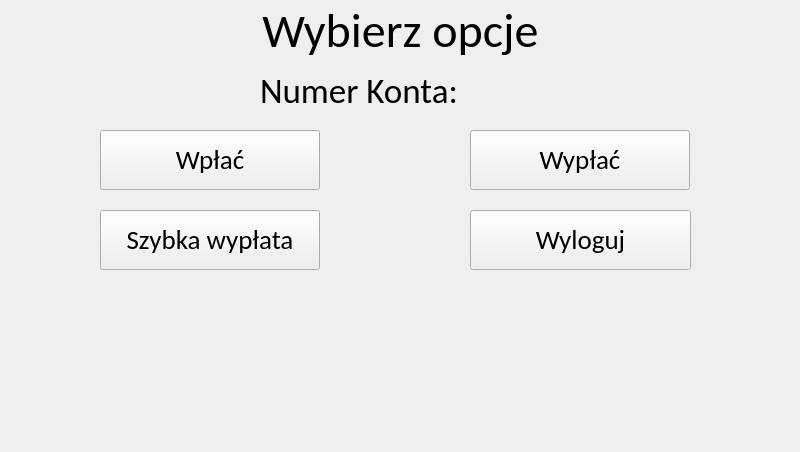
<?xml version="1.0" encoding="UTF-8"?>
<ui version="4.0">
 <class>BankomatWindow</class>
 <widget class="QWidget" name="BankomatWindow">
  <property name="geometry">
   <rect>
    <x>0</x>
    <y>0</y>
    <width>800</width>
    <height>452</height>
   </rect>
  </property>
  <property name="minimumSize">
   <size>
    <width>800</width>
    <height>452</height>
   </size>
  </property>
  <property name="maximumSize">
   <size>
    <width>800</width>
    <height>452</height>
   </size>
  </property>
  <property name="windowTitle">
   <string>Bankomat</string>
  </property>
  <widget class="QPushButton" name="DepositButton">
   <property name="geometry">
    <rect>
     <x>100</x>
     <y>130</y>
     <width>220</width>
     <height>60</height>
    </rect>
   </property>
   <property name="font">
    <font>
     <family>Calibri</family>
     <pointsize>20</pointsize>
    </font>
   </property>
   <property name="text">
    <string>Wpłać</string>
   </property>
  </widget>
  <widget class="QPushButton" name="WithdrawButton">
   <property name="geometry">
    <rect>
     <x>470</x>
     <y>130</y>
     <width>220</width>
     <height>60</height>
    </rect>
   </property>
   <property name="font">
    <font>
     <family>Calibri</family>
     <pointsize>20</pointsize>
    </font>
   </property>
   <property name="text">
    <string>Wypłać</string>
   </property>
  </widget>
  <widget class="QPushButton" name="QuickCashButton">
   <property name="geometry">
    <rect>
     <x>100</x>
     <y>210</y>
     <width>220</width>
     <height>60</height>
    </rect>
   </property>
   <property name="font">
    <font>
     <family>Calibri</family>
     <pointsize>20</pointsize>
    </font>
   </property>
   <property name="text">
    <string>Szybka wypłata</string>
   </property>
  </widget>
  <widget class="QPushButton" name="LogOutButton">
   <property name="geometry">
    <rect>
     <x>470</x>
     <y>210</y>
     <width>221</width>
     <height>60</height>
    </rect>
   </property>
   <property name="font">
    <font>
     <family>Calibri</family>
     <pointsize>20</pointsize>
    </font>
   </property>
   <property name="text">
    <string>Wyloguj</string>
   </property>
  </widget>
  <widget class="QLabel" name="label">
   <property name="geometry">
    <rect>
     <x>0</x>
     <y>5</y>
     <width>801</width>
     <height>51</height>
    </rect>
   </property>
   <property name="font">
    <font>
     <family>Calibri</family>
     <pointsize>36</pointsize>
    </font>
   </property>
   <property name="text">
    <string>Wybierz opcje</string>
   </property>
   <property name="alignment">
    <set>Qt::AlignmentFlag::AlignCenter</set>
   </property>
  </widget>
  <widget class="QLabel" name="AccNumLabel">
   <property name="geometry">
    <rect>
     <x>260</x>
     <y>70</y>
     <width>401</width>
     <height>41</height>
    </rect>
   </property>
   <property name="font">
    <font>
     <family>Calibri</family>
     <pointsize>26</pointsize>
    </font>
   </property>
   <property name="text">
    <string>Numer Konta:</string>
   </property>
  </widget>
 </widget>
 <resources/>
 <connections/>
</ui>
